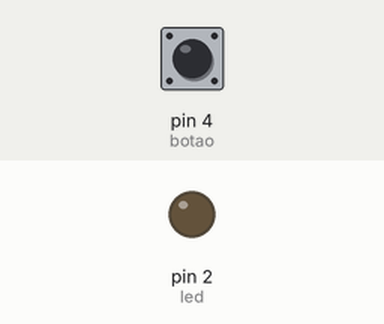
Recording of a sketch running on a simulated Arduino Uno, built with avr-gcc and run on an emulated ATmega328P. On the bench: output pins drawn as LEDs (lit = HIGH). Inputs (shaded band) come from the test bench; at power-on: pin 4 (botao) LOW.

Above: at 1.2 s.
1.3 s: pin 4 (botao) pulled HIGH for 0.15 s
At 1.37 s:
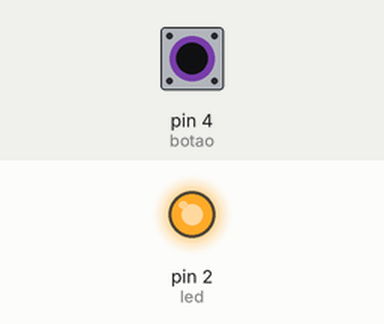
2.9 s: pin 4 (botao) pulled HIGH for 3.2 s
At 7.3 s:
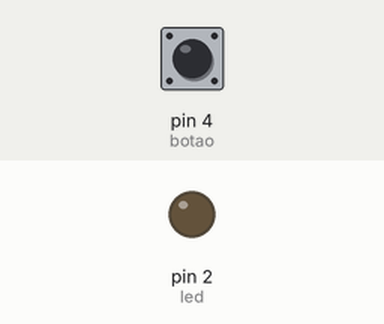
Timing chart, 0 to 8.8 s (numbered marks = the images above; inputs shaded):
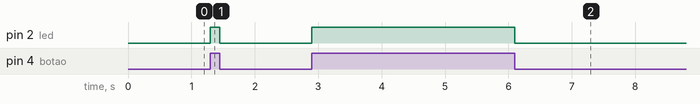

Measured:
- after the input at 1.3 s, pin 2 (led): LOW → HIGH at once, → LOW 0.15 s later
- after the input at 2.9 s, pin 2 (led): LOW → HIGH at once, → LOW 3.2 s later

The sketch:

arduino_Botao.ino
```cpp
int led = 2;
int botao = 4;

void setup() {
  pinMode(led, OUTPUT);
  pinMode(botao, INPUT);
}
void loop() {

  if (digitalRead(botao) == HIGH) {
    digitalWrite(led, HIGH);
  } else {
    digitalWrite(led, LOW);
  }
}
```
